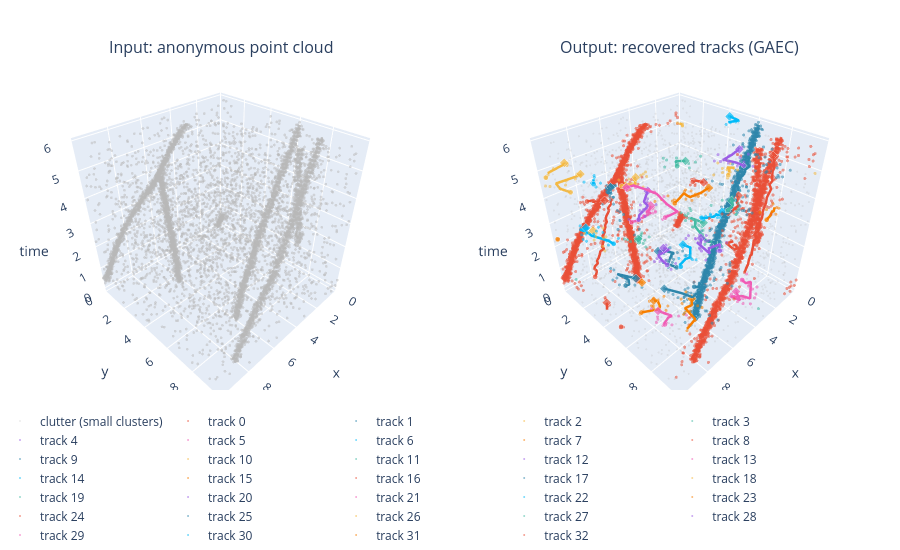

The cell this chart's notebook holds for it:
### Markdown cell above
### 3.1 Before / after — the signature result
Left: the anonymous cloud the solver received. Right: the same points colored by
predicted track, with a **solid** centroid trajectory drawn through the frames where
each cluster actually has points (no interpolation of missing frames — GAEC does
not invent positions). Circle = track start, diamond = track end.

### Code cell
before_after_panel(ds, labels_pred, min_track_size=10).show()

### Figure 1 — Plotly figure (JSON) as saved in the notebook; plotly's stock layout.template omitted (floating-point values rounded to 4 significant figures; data arrays with more than 128 entries replaced by an {"elided": "..."} marker saying what was removed)
{"data": [{"marker": {"color": "#B8B8B8", "opacity": 0.5, "size": 1.6}, "mode": "markers", "name": "detections", "scene": "scene", "showlegend": false, "type": "scatter3d", "x": {"elided": "7800 float values"}, "y": {"elided": "7800 float values"}, "z": {"elided": "7800 float values"}}, {"marker": {"color": "#B8B8B8", "opacity": 0.25, "size": 1.2}, "mode": "markers", "name": "clutter (small clusters)", "scene": "scene2", "type": "scatter3d", "x": {"elided": "2084 float values"}, "y": {"elided": "2084 float values"}, "z": {"elided": "2084 float values"}}, {"marker": {"color": "#E94F37", "opacity": 0.55, "size": 1.8}, "mode": "markers", "name": "track 0", "scene": "scene2", "type": "scatter3d", "x": {"elided": "3977 float values"}, "y": {"elided": "3977 float values"}, "z": {"elided": "3977 float values"}}, {"line": {"color": "#E94F37", "width": 5}, "mode": "lines", "scene": "scene2", "showlegend": false, "type": "scatter3d", "x": [8.07, 7.98, 7.902, 7.923, 8.033, 7.959, 7.75, 7.736, 7.585, 7.442, 7.338, 7.132, 7.21, 7.053, 6.982, 6.907, 6.977, 6.753, 6.816, 6.654, 6.657, 6.5, 6.446, 6.364, 6.271, 6.134, 6.195, 5.97, 5.923, 5.833, NaN, 5.725, 5.571, 5.448, 5.395, 5.153, 5.31, 5.178, 5.058, 4.902, 4.867, 4.749, 4.679, 4.495, 4.435, 4.331, 4.296, 4.308, 4.099, 4.025, 3.845, 3.82, 3.528, 3.499, 3.365, 3.353, 3.104, 3.088, 3.144, 2.994, 2.914], "y": [0.5228, 0.5461, 0.5301, 0.5486, 0.5108, 0.5169, 0.5608, 0.4843, 0.4879, 0.4296, 0.381, 0.5193, 0.4182, 0.359, 0.3476, 0.244, 0.277, 0.237, 0.2735, 0.2288, 0.2138, 0.2153, 0.05347, 0.0508, 0.09322, 0.06477, 0.04287, 0.04782, 0.00213, 0.003058, NaN, 9.946, 9.908, 9.902, 9.874, 9.782, 9.934, 9.849, 9.796, 9.689, 9.784, 9.632, 9.725, 9.606, 9.591, 9.603, 9.591, 9.584, 9.511, 9.514, 9.413, 9.443, 9.381, 9.239, 9.288, 9.233, 9.069, 9.117, 9.135, 8.988, 8.85], "z": [0.0, 0.09833, 0.1967, 0.295, 0.3933, 0.4917, 0.59, 0.6883, 0.7867, 0.885, 0.9833, 1.082, 1.18, 1.278, 1.377, 1.475, 1.573, 1.672, 1.77, 1.868, 1.967, 2.065, 2.163, 2.262, 2.36, 2.458, 2.557, 2.655, 2.753, 2.852, 2.95, 3.048, 3.147, 3.245, 3.343, 3.442, 3.54, 3.638, 3.737, 3.835, 3.933, 4.032, 4.13, 4.228, 4.327, 4.425, 4.523, 4.622, 4.72, 4.818, 4.917, 5.015, 5.113, 5.212, 5.31, 5.408, 5.507, 5.605, 5.703, 5.802, 5.9]}, {"marker": {"color": "#E94F37", "size": [6, 6], "symbol": ["circle", "diamond"]}, "mode": "markers", "scene": "scene2", "showlegend": false, "type": "scatter3d", "x": [8.07, 2.914], "y": [0.5228, 8.85], "z": [0, 5.9]}, {"marker": {"color": "#2E86AB", "opacity": 0.55, "size": 1.8}, "mode": "markers", "name": "track 1", "scene": "scene2", "type": "scatter3d", "x": {"elided": "1330 float values"}, "y": {"elided": "1330 float values"}, "z": {"elided": "1330 float values"}}, {"line": {"color": "#2E86AB", "width": 5}, "mode": "lines", "scene": "scene2", "showlegend": false, "type": "scatter3d", "x": [6.063, 5.961, 5.887, 5.713, 5.694, 5.592, 5.504, 5.404, 5.422, 5.337, 5.224, 5.195, 5.046, 4.973, 4.908, 4.847, 4.736, 4.648, 4.588, 4.537, 4.42, 4.268, 4.175, 4.102, 3.979, 3.967, 3.806, 3.702, 3.606, 3.496, 3.224, 3.023, 3.008, 3.099, 2.946, 2.795, 2.66, 2.51, 2.449, 2.27, 2.181, 2.128, 2.028, 1.783, 1.705, 1.513, 1.311, 1.089, 1.149, 0.9338, 0.9093, 0.8609, 0.7353, 0.5424, 0.462, 0.3549, 0.281, 0.1378, NaN, 9.974, 9.799], "y": [7.255, 7.144, 7.137, 7.172, 7.186, 7.053, 7.027, 7.029, 6.986, 7.002, 6.984, 6.963, 6.999, 6.974, 6.954, 6.988, 6.913, 6.959, 7.052, 7.084, 6.998, 6.901, 6.809, 6.74, 6.772, 6.726, 6.681, 6.702, 6.666, 6.654, 6.672, 6.675, 6.59, 6.544, 6.625, 6.56, 6.533, 6.546, 6.494, 6.507, 6.405, 6.328, 6.316, 6.362, 6.379, 6.443, 6.353, 6.465, 6.319, 6.249, 6.124, 6.205, 6.178, 6.124, 6.07, 6.069, 6.058, 6.051, NaN, 6.015, 5.979], "z": [0.0, 0.09833, 0.1967, 0.295, 0.3933, 0.4917, 0.59, 0.6883, 0.7867, 0.885, 0.9833, 1.082, 1.18, 1.278, 1.377, 1.475, 1.573, 1.672, 1.77, 1.868, 1.967, 2.065, 2.163, 2.262, 2.36, 2.458, 2.557, 2.655, 2.753, 2.852, 2.95, 3.048, 3.147, 3.245, 3.343, 3.442, 3.54, 3.638, 3.737, 3.835, 3.933, 4.032, 4.13, 4.228, 4.327, 4.425, 4.523, 4.622, 4.72, 4.818, 4.917, 5.015, 5.113, 5.212, 5.31, 5.408, 5.507, 5.605, 5.703, 5.802, 5.9]}, {"marker": {"color": "#2E86AB", "size": [6, 6], "symbol": ["circle", "diamond"]}, "mode": "markers", "scene": "scene2", "showlegend": false, "type": "scatter3d", "x": [6.063, 9.799], "y": [7.255, 5.979], "z": [0, 5.9]}, {"marker": {"color": "#F4B942", "opacity": 0.55, "size": 1.8}, "mode": "markers", "name": "track 2", "scene": "scene2", "type": "scatter3d", "x": [1.088, 0.7937, 0.08443, 9.998, 0.7202, 9.997, 9.978, 9.963, 9.768, 0.06237, 0.2063, 9.907, 0.4836, 9.811, 0.3311, 0.8083, 9.82, 9.683, 0.2189, 0.05957, 9.487], "y": [3.978, 4.802, 4.42, 5.235, 4.343, 3.686, 4.424, 5.094, 4.256, 4.94, 3.521, 3.971, 4.479, 4.965, 4.836, 4.375, 4.427, 4.981, 4.466, 4.073, 4.529], "z": [3.7, 3.7, 3.7, 3.7, 3.8, 3.8, 3.8, 3.8, 3.8, 3.9, 3.9, 3.9, 3.9, 4.0, 4.0, 4.0, 4.0, 4.0, 4.1, 4.1, 4.1]}, {"line": {"color": "#F4B942", "width": 5}, "mode": "lines", "scene": "scene2", "showlegend": false, "type": "scatter3d", "x": [0.4901, 0.08222, 0.1647, 0.08695, NaN, 9.923], "y": [4.609, 4.359, 4.228, 4.717, NaN, 4.357], "z": [3.7, 3.78, 3.86, 3.94, 4.02, 4.1]}, {"marker": {"color": "#F4B942", "size": [6, 6], "symbol": ["circle", "diamond"]}, "mode": "markers", "scene": "scene2", "showlegend": false, "type": "scatter3d", "x": [0.4901, 9.923], "y": [4.609, 4.357], "z": [3.7, 4.1]}, {"marker": {"color": "#44BBA4", "opacity": 0.55, "size": 1.8}, "mode": "markers", "name": "track 3", "scene": "scene2", "type": "scatter3d", "x": [1.501, 1.929, 0.9257, 1.748, 0.9517, 1.131, 2.408, 0.8158, 1.284, 1.762, 1.552, 9.996, 1.352, 1.277, 0.5877, 1.492, 1.908, 1.716, 0.4319, 1.231], "y": [4.743, 4.401, 1.07, 3.867, 1.466, 3.248, 4.66, 1.661, 2.821, 2.977, 3.717, 1.857, 2.263, 1.948, 1.698, 3.281, 3.16, 2.293, 1.448, 3.453], "z": [0.9, 1.0, 1.1, 1.1, 1.1, 1.1, 1.1, 1.2, 1.2, 1.2, 1.2, 1.2, 1.3, 1.3, 1.3, 1.3, 1.3, 1.3, 1.3, 1.4]}, {"line": {"color": "#44BBA4", "width": 5}, "mode": "lines", "scene": "scene2", "showlegend": false, "type": "scatter3d", "x": [1.501, 1.929, 1.423, 1.094, 1.257, 1.231], "y": [4.743, 4.401, 2.892, 2.604, 2.292, 3.453], "z": [0.9, 1.0, 1.1, 1.2, 1.3, 1.4]}, {"marker": {"color": "#44BBA4", "size": [6, 6], "symbol": ["circle", "diamond"]}, "mode": "markers", "scene": "scene2", "showlegend": false, "type": "scatter3d", "x": [1.501, 1.231], "y": [4.743, 3.453], "z": [0.9, 1.4]}, {"marker": {"color": "#9B5DE5", "opacity": 0.55, "size": 1.8}, "mode": "markers", "name": "track 4", "scene": "scene2", "type": "scatter3d", "x": [4.863, 4.664, 4.878, 4.146, 5.311, 5.244, 6.239, 6.042, 5.849, 5.326, 5.514, 6.016, 5.09, 5.74, 6.12, 6.075, 5.504, 5.826, 5.464], "y": [7.594, 7.762, 7.311, 7.607, 7.409, 7.604, 8.028, 7.562, 6.305, 7.169, 6.647, 8.04, 7.008, 6.378, 7.52, 7.445, 7.487, 6.968, 6.875], "z": [2.7, 2.7, 2.8, 2.8, 2.9, 3.0, 3.0, 3.1, 3.1, 3.1, 3.1, 3.2, 3.2, 3.2, 3.2, 3.2, 3.3, 3.3, 3.3]}, {"line": {"color": "#9B5DE5", "width": 5}, "mode": "lines", "scene": "scene2", "showlegend": false, "type": "scatter3d", "x": [4.763, 4.512, 5.311, 5.741, 5.683, 5.812, 5.598], "y": [7.678, 7.459, 7.409, 7.816, 6.921, 7.282, 7.109], "z": [2.7, 2.8, 2.9, 3.0, 3.1, 3.2, 3.3]}, {"marker": {"color": "#9B5DE5", "size": [6, 6], "symbol": ["circle", "diamond"]}, "mode": "markers", "scene": "scene2", "showlegend": false, "type": "scatter3d", "x": [4.763, 5.598], "y": [7.678, 7.109], "z": [2.7, 3.3]}, {"marker": {"color": "#F15BB5", "opacity": 0.55, "size": 1.8}, "mode": "markers", "name": "track 5", "scene": "scene2", "type": "scatter3d", "x": [2.465, 2.592, 2.767, 2.802, 2.619, 2.149, 3.077, 4.08, 3.569, 4.345, 3.409, 4.36, 4.068, 4.358, 4.667, 4.653, 4.473, 4.839, 4.439], "y": [7.751, 7.915, 8.414, 8.474, 8.9, 7.809, 8.906, 9.505, 9.406, 9.216, 9.356, 8.411, 9.131, 8.895, 8.551, 8.629, 9.232, 9.174, 8.727], "z": [0.5, 0.6, 0.6, 0.7, 0.7, 0.7, 0.8, 0.8, 0.8, 0.8, 0.9, 0.9, 0.9, 0.9, 1.0, 1.0, 1.1, 1.1, 1.2]}, {"line": {"color": "#F15BB5", "width": 5}, "mode": "lines", "scene": "scene2", "showlegend": false, "type": "scatter3d", "x": [2.465, 2.68, 2.524, 3.77, 4.052, 4.66, 4.656, 4.439], "y": [7.751, 8.164, 8.396, 9.259, 8.95, 8.59, 9.203, 8.727], "z": [0.5, 0.6, 0.7, 0.8, 0.9, 1.0, 1.1, 1.2]}, {"marker": {"color": "#F15BB5", "size": [6, 6], "symbol": ["circle", "diamond"]}, "mode": "markers", "scene": "scene2", "showlegend": false, "type": "scatter3d", "x": [2.465, 4.439], "y": [7.751, 8.727], "z": [0.5, 1.2]}, {"marker": {"color": "#00BBF9", "opacity": 0.55, "size": 1.8}, "mode": "markers", "name": "track 6", "scene": "scene2", "type": "scatter3d", "x": [8.6, 8.962, 9.008, 8.274, 8.728, 8.744, 8.813, 9.523, 9.661, 8.648, 9.05, 9.793, 8.65, 9.439, 9.54, 9.154, 9.464, 9.475], "y": [3.879, 3.956, 2.806, 3.874, 3.672, 3.972, 3.624, 2.488, 3.115, 3.086, 2.862, 3.061, 2.746, 2.791, 2.473, 3.343, 2.387, 2.933], "z": [3.0, 3.1, 3.1, 3.1, 3.1, 3.1, 3.1, 3.2, 3.2, 3.2, 3.2, 3.3, 3.3, 3.3, 3.4, 3.5, 3.5, 3.6]}, {"line": {"color": "#00BBF9", "width": 5}, "mode": "lines", "scene": "scene2", "showlegend": false, "type": "scatter3d", "x": [8.6, 8.756, 9.222, 9.297, 9.54, 9.309, 9.475], "y": [3.879, 3.657, 2.888, 2.866, 2.473, 2.865, 2.933], "z": [3.0, 3.1, 3.2, 3.3, 3.4, 3.5, 3.6]}, {"marker": {"color": "#00BBF9", "size": [6, 6], "symbol": ["circle", "diamond"]}, "mode": "markers", "scene": "scene2", "showlegend": false, "type": "scatter3d", "x": [8.6, 9.475], "y": [3.879, 2.933], "z": [3, 3.6]}, {"marker": {"color": "#F77F00", "opacity": 0.55, "size": 1.8}, "mode": "markers", "name": "track 7", "scene": "scene2", "type": "scatter3d", "x": [6.193, 6.921, 6.302, 4.764, 6.17, 5.74, 5.19, 6.757, 5.313, 5.266, 6.491, 5.599, 5.653, 5.985, 5.514, 6.019, 5.621, 5.205], "y": [5.864, 5.266, 5.829, 6.556, 5.818, 6.166, 5.998, 5.572, 5.72, 6.346, 5.717, 6.646, 5.99, 6.793, 6.763, 6.719, 6.993, 7.12], "z": [4.4, 4.5, 4.5, 4.5, 4.5, 4.5, 4.6, 4.6, 4.6, 4.6, 4.7, 4.7, 4.7, 4.7, 4.7, 4.8, 4.9, 5.0]}, {"line": {"color": "#F77F00", "width": 5}, "mode": "lines", "scene": "scene2", "showlegend": false, "type": "scatter3d", "x": [6.193, 5.992, 5.61, 5.846, 6.019, 5.621, 5.205], "y": [5.864, 5.927, 5.908, 6.384, 6.719, 6.993, 7.12], "z": [4.4, 4.5, 4.6, 4.7, 4.8, 4.9, 5.0]}, {"marker": {"color": "#F77F00", "size": [6, 6], "symbol": ["circle", "diamond"]}, "mode": "markers", "scene": "scene2", "showlegend": false, "type": "scatter3d", "x": [6.193, 5.205], "y": [5.864, 7.12], "z": [4.4, 5]}, {"marker": {"color": "#E94F37", "opacity": 0.55, "size": 1.8}, "mode": "markers", "name": "track 8", "scene": "scene2", "type": "scatter3d", "x": [9.642, 0.03735, 0.2316, 0.6247, 0.8207, 0.6753, 0.552, 9.946, 0.4081, 0.4193, 9.601, 9.447, 0.1546, 0.2125, 0.1488, 9.569, 9.798], "y": [5.227, 5.169, 5.731, 5.585, 5.87, 5.053, 5.722, 5.908, 4.445, 5.221, 4.331, 3.704, 4.226, 5.009, 5.392, 3.953, 4.455], "z": [0.3, 0.4, 0.5, 0.6, 0.6, 0.7, 0.8, 0.8, 0.8, 0.8, 0.9, 0.9, 0.9, 0.9, 0.9, 1.0, 1.0]}, {"line": {"color": "#E94F37", "width": 5}, "mode": "lines", "scene": "scene2", "showlegend": false, "type": "scatter3d", "x": [9.642, NaN, 0.03735, 0.2316, 0.7227, 0.6753, 0.3321, NaN, 9.914, 9.684], "y": [5.227, NaN, 5.169, 5.731, 5.728, 5.053, 5.331, NaN, 4.53, 4.204], "z": [0.3, 0.3778, 0.4556, 0.5333, 0.6111, 0.6889, 0.7667, 0.8444, 0.9222, 1.0]}, {"marker": {"color": "#E94F37", "size": [6, 6], "symbol": ["circle", "diamond"]}, "mode": "markers", "scene": "scene2", "showlegend": false, "type": "scatter3d", "x": [9.642, 9.684], "y": [5.227, 4.204], "z": [0.3, 1]}, {"marker": {"color": "#2E86AB", "opacity": 0.55, "size": 1.8}, "mode": "markers", "name": "track 9", "scene": "scene2", "type": "scatter3d", "x": [4.18, 4.168, 4.586, 4.676, 3.193, 3.968, 3.362, 4.421, 4.077, 3.169, 4.164, 3.686, 3.82, 3.664, 4.256, 4.204, 4.701], "y": [3.925, 3.52, 3.103, 3.677, 3.792, 3.259, 2.487, 3.24, 2.623, 3.453, 3.629, 2.628, 3.126, 3.466, 2.74, 2.96, 2.787], "z": [0.3, 0.4, 0.4, 0.4, 0.5, 0.5, 0.5, 0.5, 0.5, 0.6, 0.6, 0.6, 0.6, 0.7, 0.7, 0.8, 0.9]}, {"line": {"color": "#2E86AB", "width": 5}, "mode": "lines", "scene": "scene2", "showlegend": false, "type": "scatter3d", "x": [4.18, 4.477, 3.805, 3.711, 3.96, 4.204, 4.701], "y": [3.925, 3.434, 3.079, 3.211, 3.103, 2.96, 2.787], "z": [0.3, 0.4, 0.5, 0.6, 0.7, 0.8, 0.9]}, {"marker": {"color": "#2E86AB", "size": [6, 6], "symbol": ["circle", "diamond"]}, "mode": "markers", "scene": "scene2", "showlegend": false, "type": "scatter3d", "x": [4.18, 4.701], "y": [3.925, 2.787], "z": [0.3, 0.9]}, {"marker": {"color": "#F4B942", "opacity": 0.55, "size": 1.8}, "mode": "markers", "name": "track 10", "scene": "scene2", "type": "scatter3d", "x": [7.628, 7.49, 7.724, 7.305, 7.64, 7.817, 6.433, 6.837, 7.643, 7.724, 7.978, 8.202, 7.087, 7.191], "y": [3.686, 3.975, 4.151, 4.919, 4.538, 4.571, 4.103, 4.416, 4.339, 4.9, 4.489, 4.312, 4.955, 4.662], "z": [4.8, 4.9, 5.0, 5.0, 5.1, 5.1, 5.1, 5.2, 5.2, 5.2, 5.2, 5.3, 5.3, 5.3]}, {"line": {"color": "#F4B942", "width": 5}, "mode": "lines", "scene": "scene2", "showlegend": false, "type": "scatter3d", "x": [7.628, 7.49, 7.515, 7.307, 7.55, 7.487], "y": [3.686, 3.975, 4.535, 4.405, 4.535, 4.643], "z": [4.8, 4.9, 5.0, 5.1, 5.2, 5.3]}, {"marker": {"color": "#F4B942", "size": [6, 6], "symbol": ["circle", "diamond"]}, "mode": "markers", "scene": "scene2", "showlegend": false, "type": "scatter3d", "x": [7.628, 7.487], "y": [3.686, 4.643], "z": [4.8, 5.3]}, {"marker": {"color": "#44BBA4", "opacity": 0.55, "size": 1.8}, "mode": "markers", "name": "track 11", "scene": "scene2", "type": "scatter3d", "x": [4.432, 3.792, 4.153, 4.921, 3.739, 4.031, 4.706, 3.825, 5.051, 5.277, 4.335, 4.698, 5.029, 4.464], "y": [0.5546, 9.87, 0.8544, 0.3051, 0.07088, 0.3565, 1.623, 0.9466, 0.1637, 0.1273, 0.6554, 1.359, 0.9689, 0.8618], "z": [0.5, 0.6, 0.6, 0.6, 0.6, 0.7, 0.7, 0.7, 0.7, 0.8, 0.8, 0.8, 0.9, 0.9]}, {"line": {"color": "#44BBA4", "width": 5}, "mode": "lines", "scene": "scene2", "showlegend": false, "type": "scatter3d", "x": [4.432, 4.145, 4.403, 4.769, 4.747], "y": [0.5546, 0.2732, 0.767, 0.7126, 0.9154], "z": [0.5, 0.6, 0.7, 0.8, 0.9]}, {"marker": {"color": "#44BBA4", "size": [6, 6], "symbol": ["circle", "diamond"]}, "mode": "markers", "scene": "scene2", "showlegend": false, "type": "scatter3d", "x": [4.432, 4.747], "y": [0.5546, 0.9154], "z": [0.5, 0.9]}, {"marker": {"color": "#9B5DE5", "opacity": 0.55, "size": 1.8}, "mode": "markers", "name": "track 12", "scene": "scene2", "type": "scatter3d", "x": [2.253, 2.784, 2.517, 3.113, 2.466, 3.503, 3.678, 2.48, 3.535, 3.235, 2.43, 3.523, 2.31, 2.838], "y": [7.436, 6.861, 6.856, 6.537, 7.005, 6.348, 6.098, 6.75, 6.535, 6.648, 7.194, 6.186, 6.679, 6.791], "z": [5.1, 5.1, 5.1, 5.2, 5.2, 5.3, 5.3, 5.3, 5.4, 5.5, 5.5, 5.5, 5.6, 5.6]}, {"line": {"color": "#9B5DE5", "width": 5}, "mode": "lines", "scene": "scene2", "showlegend": false, "type": "scatter3d", "x": [2.518, 2.79, 3.227, 3.535, 3.066, 2.574], "y": [7.05, 6.771, 6.398, 6.535, 6.676, 6.735], "z": [5.1, 5.2, 5.3, 5.4, 5.5, 5.6]}, {"marker": {"color": "#9B5DE5", "size": [6, 6], "symbol": ["circle", "diamond"]}, "mode": "markers", "scene": "scene2", "showlegend": false, "type": "scatter3d", "x": [2.518, 2.574], "y": [7.05, 6.735], "z": [5.1, 5.6]}, {"marker": {"color": "#F15BB5", "opacity": 0.55, "size": 1.8}, "mode": "markers", "name": "track 13", "scene": "scene2", "type": "scatter3d", "x": [4.655, 4.459, 3.099, 3.284, 3.0, 3.511, 3.945, 3.316, 4.053, 3.327, 3.665, 3.192, 3.285], "y": [0.2461, 0.5654, 0.8404, 0.7977, 0.7316, 0.4871, 0.6969, 0.4383, 0.7783, 0.7734, 0.713, 0.2617, 0.8816], "z": [1.5, 1.6, 1.7, 1.7, 1.7, 1.7, 1.7, 1.8, 1.8, 1.9, 1.9, 2.0, 2.0]}, {"line": {"color": "#F15BB5", "width": 5}, "mode": "lines", "scene": "scene2", "showlegend": false, "type": "scatter3d", "x": [4.655, 4.459, 3.366, 3.684, 3.496, 3.238], "y": [0.2461, 0.5654, 0.7108, 0.6083, 0.7432, 0.5716], "z": [1.5, 1.6, 1.7, 1.8, 1.9, 2.0]}, {"marker": {"color": "#F15BB5", "size": [6, 6], "symbol": ["circle", "diamond"]}, "mode": "markers", "scene": "scene2", "showlegend": false, "type": "scatter3d", "x": [4.655, 3.238], "y": [0.2461, 0.5716], "z": [1.5, 2]}, {"marker": {"color": "#00BBF9", "opacity": 0.55, "size": 1.8}, "mode": "markers", "name": "track 14", "scene": "scene2", "type": "scatter3d", "x": [1.594, 1.885, 1.464, 1.234, 1.364, 0.7646, 1.52, 1.26, 1.62, 0.959, 1.663, 1.608, 1.03], "y": [3.584, 4.005, 3.82, 4.602, 4.139, 4.42, 4.503, 4.867, 4.323, 5.144, 5.182, 5.05, 4.86], "z": [1.8, 1.9, 1.9, 2.0, 2.0, 2.1, 2.1, 2.2, 2.2, 2.3, 2.3, 2.4, 2.4]}, {"line": {"color": "#00BBF9", "width": 5}, "mode": "lines", "scene": "scene2", "showlegend": false, "type": "scatter3d", "x": [1.594, 1.675, 1.299, 1.142, 1.44, 1.311, 1.319], "y": [3.584, 3.913, 4.371, 4.461, 4.595, 5.163, 4.955], "z": [1.8, 1.9, 2.0, 2.1, 2.2, 2.3, 2.4]}, {"marker": {"color": "#00BBF9", "size": [6, 6], "symbol": ["circle", "diamond"]}, "mode": "markers", "scene": "scene2", "showlegend": false, "type": "scatter3d", "x": [1.594, 1.319], "y": [3.584, 4.955], "z": [1.8, 2.4]}, {"marker": {"color": "#F77F00", "opacity": 0.55, "size": 1.8}, "mode": "markers", "name": "track 15", "scene": "scene2", "type": "scatter3d", "x": [8.081, 7.812, 6.94, 7.329, 7.308, 7.421, 7.258, 6.844, 6.585, 7.578, 7.121, 7.531], "y": [4.888, 4.855, 5.855, 5.2, 5.661, 5.313, 5.632, 5.907, 5.315, 5.36, 5.418, 5.13], "z": [0.0, 0.0, 0.1, 0.1, 0.2, 0.3, 0.3, 0.3, 0.4, 0.4, 0.5, 0.5]}, {"line": {"color": "#F77F00", "width": 5}, "mode": "lines", "scene": "scene2", "showlegend": false, "type": "scatter3d", "x": [7.947, 7.134, 7.308, 7.175, 7.082, 7.326], "y": [4.872, 5.528, 5.661, 5.617, 5.337, 5.274], "z": [0.0, 0.1, 0.2, 0.3, 0.4, 0.5]}, {"marker": {"color": "#F77F00", "size": [6, 6], "symbol": ["circle", "diamond"]}, "mode": "markers", "scene": "scene2", "showlegend": false, "type": "scatter3d", "x": [7.947, 7.326], "y": [4.872, 5.274], "z": [0, 0.5]}, {"marker": {"color": "#E94F37", "opacity": 0.55, "size": 1.8}, "mode": "markers", "name": "track 16", "scene": "scene2", "type": "scatter3d", "x": [1.264, 1.887, 1.586, 1.078, 1.205, 0.3914, 1.723, 0.6175, 0.8797, 0.4017, 0.8238, 9.965], "y": [5.836, 5.431, 5.722, 5.85, 5.92, 5.674, 5.769, 5.885, 5.743, 5.49, 5.377, 5.45], "z": [2.6, 2.6, 2.7, 2.7, 2.8, 2.8, 2.9, 2.9, 2.9, 2.9, 3.0, 3.0]}, {"line": {"color": "#E94F37", "width": 5}, "mode": "lines", "scene": "scene2", "showlegend": false, "type": "scatter3d", "x": [1.576, 1.332, 0.7983, 0.8988, 0.3942], "y": [5.633, 5.786, 5.797, 5.722, 5.413], "z": [2.6, 2.7, 2.8, 2.9, 3.0]}, {"marker": {"color": "#E94F37", "size": [6, 6], "symbol": ["circle", "diamond"]}, "mode": "markers", "scene": "scene2", "showlegend": false, "type": "scatter3d", "x": [1.576, 0.3942], "y": [5.633, 5.413], "z": [2.6, 3]}, {"marker": {"color": "#2E86AB", "opacity": 0.55, "size": 1.8}, "mode": "markers", "name": "track 17", "scene": "scene2", "type": "scatter3d", "x": [8.156, 7.709, 8.467, 8.025, 8.325, 7.967, 7.523, 8.176, 7.824, 8.13, 8.671, 7.798], "y": [3.899, 4.786, 3.755, 3.838, 3.36, 4.505, 3.911, 2.628, 4.118, 2.858, 3.477, 4.416], "z": [1.0, 1.1, 1.1, 1.1, 1.2, 1.2, 1.2, 1.3, 1.3, 1.3, 1.3, 1.4]}, {"line": {"color": "#2E86AB", "width": 5}, "mode": "lines", "scene": "scene2", "showlegend": false, "type": "scatter3d", "x": [8.156, 8.066, 7.939, 8.2, 7.798], "y": [3.899, 4.122, 3.925, 3.266, 4.416], "z": [1.0, 1.1, 1.2, 1.3, 1.4]}, {"marker": {"color": "#2E86AB", "size": [6, 6], "symbol": ["circle", "diamond"]}, "mode": "markers", "scene": "scene2", "showlegend": false, "type": "scatter3d", "x": [8.156, 7.798], "y": [3.899, 4.416], "z": [1, 1.4]}, {"marker": {"color": "#F4B942", "opacity": 0.55, "size": 1.8}, "mode": "markers", "name": "track 18", "scene": "scene2", "type": "scatter3d", "x": [9.636, 0.01444, 0.07758, 0.3581, 0.1606, 0.1942, 9.806, 8.643, 8.759, 9.417, 8.858], "y": [0.03846, 0.2668, 0.3466, 0.6321, 9.742, 0.01051, 0.7292, 0.6587, 0.8111, 0.6242, 0.7583], "z": [4.7, 4.8, 4.9, 4.9, 4.9, 4.9, 5.0, 5.1, 5.1, 5.1, 5.2]}, {"line": {"color": "#F4B942", "width": 5}, "mode": "lines", "scene": "scene2", "showlegend": false, "type": "scatter3d", "x": [9.636, NaN, 0.01444, 0.1976, NaN, 9.806, 8.938, 8.858], "y": [0.03846, NaN, 0.2668, 0.1828, NaN, 0.7292, 0.698, 0.7583], "z": [4.7, 4.771, 4.843, 4.914, 4.986, 5.057, 5.129, 5.2]}, {"marker": {"color": "#F4B942", "size": [6, 6], "symbol": ["circle", "diamond"]}, "mode": "markers", "scene": "scene2", "showlegend": false, "type": "scatter3d", "x": [9.636, 8.858], "y": [0.03846, 0.7583], "z": [4.7, 5.2]}, {"marker": {"color": "#44BBA4", "opacity": 0.55, "size": 1.8}, "mode": "markers", "name": "track 19", "scene": "scene2", "type": "scatter3d", "x": [4.851, 5.645, 4.91, 4.427, 5.24, 5.271, 5.205, 4.002, 5.573, 4.991, 5.004], "y": [5.526, 4.623, 4.759, 5.529, 4.093, 4.364, 5.101, 5.481, 5.334, 4.777, 5.623], "z": [5.2, 5.2, 5.2, 5.3, 5.3, 5.3, 5.3, 5.4, 5.4, 5.4, 5.4]}, {"line": {"color": "#44BBA4", "width": 5}, "mode": "lines", "scene": "scene2", "showlegend": false, "type": "scatter3d", "x": [5.133, 5.039, 4.899], "y": [4.966, 4.77, 5.306], "z": [5.2, 5.3, 5.4]}, {"marker": {"color": "#44BBA4", "size": [6, 6], "symbol": ["circle", "diamond"]}, "mode": "markers", "scene": "scene2", "showlegend": false, "type": "scatter3d", "x": [5.133, 4.899], "y": [4.966, 5.306], "z": [5.2, 5.4]}, {"marker": {"color": "#9B5DE5", "opacity": 0.55, "size": 1.8}, "mode": "markers", "name": "track 20", "scene": "scene2", "type": "scatter3d", "x": [7.46, 6.832, 7.184, 7.934, 6.821, 7.337, 6.423, 6.563, 7.152, 6.521, 6.168], "y": [4.603, 4.27, 4.793, 4.438, 4.467, 4.597, 4.76, 4.251, 4.428, 4.242, 3.859], "z": [3.8, 3.9, 3.9, 3.9, 4.0, 4.1, 4.1, 4.1, 4.2, 4.2, 4.3]}, {"line": {"color": "#9B5DE5", "width": 5}, "mode": "lines", "scene": "scene2", "showlegend": false, "type": "scatter3d", "x": [7.46, 7.314, 6.821, 6.772, 6.837, 6.168], "y": [4.603, 4.5, 4.467, 4.536, 4.335, 3.859], "z": [3.8, 3.9, 4.0, 4.1, 4.2, 4.3]}, {"marker": {"color": "#9B5DE5", "size": [6, 6], "symbol": ["circle", "diamond"]}, "mode": "markers", "scene": "scene2", "showlegend": false, "type": "scatter3d", "x": [7.46, 6.168], "y": [4.603, 3.859], "z": [3.8, 4.3]}, {"marker": {"color": "#F15BB5", "opacity": 0.55, "size": 1.8}, "mode": "markers", "name": "track 21", "scene": "scene2", "type": "scatter3d", "x": [8.631, 8.941, 8.325, 8.407, 8.274, 8.395, 8.497, 8.794, 8.469, 8.912, 9.375], "y": [7.97, 8.012, 8.21, 7.676, 7.395, 6.691, 6.733, 6.253, 7.054, 6.293, 6.426], "z": [5.3, 5.3, 5.4, 5.5, 5.6, 5.6, 5.7, 5.7, 5.7, 5.8, 5.9]}, {"line": {"color": "#F15BB5", "width": 5}, "mode": "lines", "scene": "scene2", "showlegend": false, "type": "scatter3d", "x": [8.786, 8.325, 8.407, 8.334, 8.586, 8.912, 9.375], "y": [7.991, 8.21, 7.676, 7.043, 6.681, 6.293, 6.426], "z": [5.3, 5.4, 5.5, 5.6, 5.7, 5.8, 5.9]}, {"marker": {"color": "#F15BB5", "size": [6, 6], "symbol": ["circle", "diamond"]}, "mode": "markers", "scene": "scene2", "showlegend": false, "type": "scatter3d", "x": [8.786, 9.375], "y": [7.991, 6.426], "z": [5.3, 5.9]}, {"marker": {"color": "#00BBF9", "opacity": 0.55, "size": 1.8}, "mode": "markers", "name": "track 22", "scene": "scene2", "type": "scatter3d", "x": [9.442, 9.569, 9.115, 9.062, 9.537, 9.154, 0.4823, 0.1305, 0.1464, 0.2503, 0.4106], "y": [4.341, 3.621, 4.21, 3.698, 4.182, 3.842, 4.173, 4.179, 4.576, 4.833, 4.318], "z": [5.4, 5.4, 5.4, 5.5, 5.5, 5.5, 5.6, 5.6, 5.7, 5.8, 5.9]}, {"line": {"color": "#00BBF9", "width": 5}, "mode": "lines", "scene": "scene2", "showlegend": false, "type": "scatter3d", "x": [9.376, 9.25, NaN, 0.3064, 0.1464, 0.2503, 0.4106], "y": [4.058, 3.907, NaN, 4.176, 4.576, 4.833, 4.318], "z": [5.4, 5.483, 5.567, 5.65, 5.733, 5.817, 5.9]}, {"marker": {"color": "#00BBF9", "size": [6, 6], "symbol": ["circle", "diamond"]}, "mode": "markers", "scene": "scene2", "showlegend": false, "type": "scatter3d", "x": [9.376, 0.4106], "y": [4.058, 4.318], "z": [5.4, 5.9]}, {"marker": {"color": "#F77F00", "opacity": 0.55, "size": 1.8}, "mode": "markers", "name": "track 23", "scene": "scene2", "type": "scatter3d", "x": [9.86, 9.465, 8.925, 9.133, 9.013, 8.577, 8.808, 8.406, 8.839, 8.341, 8.578], "y": [0.321, 9.911, 9.87, 9.383, 9.351, 8.683, 9.447, 9.768, 9.001, 8.737, 9.67], "z": [2.4, 2.5, 2.6, 2.7, 2.7, 2.7, 2.7, 2.8, 2.8, 2.9, 2.9]}, {"line": {"color": "#F77F00", "width": 5}, "mode": "lines", "scene": "scene2", "showlegend": false, "type": "scatter3d", "x": [9.86, NaN, 9.465, 8.925, 8.883, 8.623, 8.459], "y": [0.321, NaN, 9.911, 9.87, 9.218, 9.384, 9.204], "z": [2.4, 2.483, 2.567, 2.65, 2.733, 2.817, 2.9]}, {"marker": {"color": "#F77F00", "size": [6, 6], "symbol": ["circle", "diamond"]}, "mode": "markers", "scene": "scene2", "showlegend": false, "type": "scatter3d", "x": [9.86, 8.459], "y": [0.321, 9.204], "z": [2.4, 2.9]}, {"marker": {"color": "#E94F37", "opacity": 0.55, "size": 1.8}, "mode": "markers", "name": "track 24", "scene": "scene2", "type": "scatter3d", "x": [8.347, 7.696, 8.41, 8.066, 7.344, 7.687, 8.484, 7.623, 8.13, 7.387], "y": [0.7454, 1.07, 1.283, 0.6119, 1.855, 1.999, 1.279, 2.42, 1.712, 2.373], "z": [3.6, 3.6, 3.7, 3.7, 3.7, 3.8, 3.8, 3.9, 3.9, 3.9]}, {"line": {"color": "#E94F37", "width": 5}, "mode": "lines", "scene": "scene2", "showlegend": false, "type": "scatter3d", "x": [8.021, 7.942, 8.086, 7.712], "y": [0.9075, 1.251, 1.639, 2.17], "z": [3.6, 3.7, 3.8, 3.9]}, {"marker": {"color": "#E94F37", "size": [6, 6], "symbol": ["circle", "diamond"]}, "mode": "markers", "scene": "scene2", "showlegend": false, "type": "scatter3d", "x": [8.021, 7.712], "y": [0.9075, 2.17], "z": [3.6, 3.9]}, {"marker": {"color": "#2E86AB", "opacity": 0.55, "size": 1.8}, "mode": "markers", "name": "track 25", "scene": "scene2", "type": "scatter3d", "x": [7.847, 7.622, 8.177, 9.018, 8.459, 9.179, 9.229, 8.547, 8.948, 9.316], "y": [8.777, 9.252, 9.462, 9.296, 8.977, 8.791, 8.554, 9.424, 9.234, 8.397], "z": [2.9, 3.0, 3.1, 3.1, 3.2, 3.2, 3.2, 3.2, 3.2, 3.3]}, {"line": {"color": "#2E86AB", "width": 5}, "mode": "lines", "scene": "scene2", "showlegend": false, "type": "scatter3d", "x": [7.847, 7.622, 8.598, 8.873, 9.316], "y": [8.777, 9.252, 9.379, 8.996, 8.397], "z": [2.9, 3.0, 3.1, 3.2, 3.3]}, {"marker": {"color": "#2E86AB", "size": [6, 6], "symbol": ["circle", "diamond"]}, "mode": "markers", "scene": "scene2", "showlegend": false, "type": "scatter3d", "x": [7.847, 9.316], "y": [8.777, 8.397], "z": [2.9, 3.3]}, {"marker": {"color": "#F4B942", "opacity": 0.55, "size": 1.8}, "mode": "markers", "name": "track 26", "scene": "scene2", "type": "scatter3d", "x": [8.905, 9.218, 8.948, 9.592, 8.827, 9.846, 8.519, 8.161, 8.11, 8.182], "y": [0.932, 0.4994, 0.6291, 0.1939, 0.5463, 0.2593, 0.9595, 0.5815, 0.7973, 0.9519], "z": [4.2, 4.3, 4.4, 4.4, 4.5, 4.5, 4.6, 4.6, 4.6, 4.7]}, {"line": {"color": "#F4B942", "width": 5}, "mode": "lines", "scene": "scene2", "showlegend": false, "type": "scatter3d", "x": [8.905, 9.218, 9.27, 9.337, 8.263, 8.182], "y": [0.932, 0.4994, 0.4115, 0.4028, 0.7795, 0.9519], "z": [4.2, 4.3, 4.4, 4.5, 4.6, 4.7]}, {"marker": {"color": "#F4B942", "size": [6, 6], "symbol": ["circle", "diamond"]}, "mode": "markers", "scene": "scene2", "showlegend": false, "type": "scatter3d", "x": [8.905, 8.182], "y": [0.932, 0.9519], "z": [4.2, 4.7]}, {"marker": {"color": "#44BBA4", "opacity": 0.55, "size": 1.8}, "mode": "markers", "name": "track 27", "scene": "scene2", "type": "scatter3d", "x": [6.067, 5.649, 5.88, 6.04, 5.312, 5.604, 6.206, 5.856, 5.271, 5.765], "y": [8.035, 9.115, 9.247, 9.401, 8.918, 8.264, 9.082, 9.343, 8.541, 8.866], "z": [4.9, 4.9, 4.9, 5.0, 5.0, 5.0, 5.1, 5.1, 5.1, 5.2]}, {"line": {"color": "#44BBA4", "width": 5}, "mode": "lines", "scene": "scene2", "showlegend": false, "type": "scatter3d", "x": [5.865, 5.651, 5.779, 5.765], "y": [8.806, 8.862, 8.99, 8.866], "z": [4.9, 5.0, 5.1, 5.2]}, {"marker": {"color": "#44BBA4", "size": [6, 6], "symbol": ["circle", "diamond"]}, "mode": "markers", "scene": "scene2", "showlegend": false, "type": "scatter3d", "x": [5.865, 5.765], "y": [8.806, 8.866], "z": [4.9, 5.2]}, {"marker": {"color": "#9B5DE5", "opacity": 0.55, "size": 1.8}, "mode": "markers", "name": "track 28", "scene": "scene2", "type": "scatter3d", "x": [6.67, 7.345, 7.15, 7.259, 7.022, 6.903, 7.338, 6.557, 7.048, 6.529], "y": [6.395, 5.513, 6.547, 5.841, 6.006, 5.41, 5.727, 5.781, 5.69, 5.54], "z": [2.4, 2.4, 2.4, 2.5, 2.5, 2.6, 2.6, 2.7, 2.8, 2.8]}, {"line": {"color": "#9B5DE5", "width": 5}, "mode": "lines", "scene": "scene2", "showlegend": false, "type": "scatter3d", "x": [7.056, 7.141, 7.121, 6.557, 6.789], "y": [6.156, 5.924, 5.569, 5.781, 5.615], "z": [2.4, 2.5, 2.6, 2.7, 2.8]}, {"marker": {"color": "#9B5DE5", "size": [6, 6], "symbol": ["circle", "diamond"]}, "mode": "markers", "scene": "scene2", "showlegend": false, "type": "scatter3d", "x": [7.056, 6.789], "y": [6.156, 5.615], "z": [2.4, 2.8]}, {"marker": {"color": "#F15BB5", "opacity": 0.55, "size": 1.8}, "mode": "markers", "name": "track 29", "scene": "scene2", "type": "scatter3d", "x": [8.303, 8.544, 8.284, 8.735, 8.634, 7.741, 7.518, 8.627, 8.306, 8.57], "y": [7.383, 7.368, 7.744, 7.084, 7.084, 7.678, 8.012, 7.062, 7.259, 6.557], "z": [0.9, 0.9, 1.0, 1.0, 1.1, 1.1, 1.2, 1.2, 1.3, 1.3]}, {"line": {"color": "#F15BB5", "width": 5}, "mode": "lines", "scene": "scene2", "showlegend": false, "type": "scatter3d", "x": [8.423, 8.51, 8.187, 8.072, 8.438], "y": [7.376, 7.414, 7.381, 7.537, 6.908], "z": [0.9, 1.0, 1.1, 1.2, 1.3]}, {"marker": {"color": "#F15BB5", "size": [6, 6], "symbol": ["circle", "diamond"]}, "mode": "markers", "scene": "scene2", "showlegend": false, "type": "scatter3d", "x": [8.423, 8.438], "y": [7.376, 6.908], "z": [0.9, 1.3]}, {"marker": {"color": "#00BBF9", "opacity": 0.55, "size": 1.8}, "mode": "markers", "name": "track 30", "scene": "scene2", "type": "scatter3d", "x": [4.596, 4.614, 4.394, 3.901, 3.89, 4.01, 4.097, 3.888, 3.444, 3.696], "y": [4.702, 4.676, 4.331, 4.998, 4.712, 4.983, 4.564, 5.299, 4.384, 3.975], "z": [0.8, 0.9, 1.0, 1.0, 1.1, 1.1, 1.1, 1.1, 1.2, 1.3]}, {"line": {"color": "#00BBF9", "width": 5}, "mode": "lines", "scene": "scene2", "showlegend": false, "type": "scatter3d", "x": [4.596, 4.614, 4.147, 3.971, 3.444, 3.696], "y": [4.702, 4.676, 4.665, 4.889, 4.384, 3.975], "z": [0.8, 0.9, 1.0, 1.1, 1.2, 1.3]}, {"marker": {"color": "#00BBF9", "size": [6, 6], "symbol": ["circle", "diamond"]}, "mode": "markers", "scene": "scene2", "showlegend": false, "type": "scatter3d", "x": [4.596, 3.696], "y": [4.702, 3.975], "z": [0.8, 1.3]}, {"marker": {"color": "#F77F00", "opacity": 0.55, "size": 1.8}, "mode": "markers", "name": "track 31", "scene": "scene2", "type": "scatter3d", "x": [1.125, 0.8237, 9.843, 1.211, 0.3198, 0.9188, 0.9468, 0.3829, 0.5755, 9.846], "y": [7.988, 8.01, 8.274, 7.555, 8.176, 7.769, 8.399, 7.819, 8.183, 7.58], "z": [2.9, 3.0, 3.1, 3.1, 3.2, 3.2, 3.2, 3.3, 3.3, 3.4]}, {"line": {"color": "#F77F00", "width": 5}, "mode": "lines", "scene": "scene2", "showlegend": false, "type": "scatter3d", "x": [1.125, 0.8237, 0.527, 0.7296, 0.4792, NaN, 9.846], "y": [7.988, 8.01, 7.915, 8.115, 8.001, NaN, 7.58], "z": [2.9, 2.983, 3.067, 3.15, 3.233, 3.317, 3.4]}, {"marker": {"color": "#F77F00", "size": [6, 6], "symbol": ["circle", "diamond"]}, "mode": "markers", "scene": "scene2", "showlegend": false, "type": "scatter3d", "x": [1.125, 9.846], "y": [7.988, 7.58], "z": [2.9, 3.4]}, {"marker": {"color": "#E94F37", "opacity": 0.55, "size": 1.8}, "mode": "markers", "name": "track 32", "scene": "scene2", "type": "scatter3d", "x": [1.102, 0.4877, 0.3255, 0.7825, 1.153, 0.8119, 9.974, 0.7292, 0.8805, 0.8896], "y": [2.083, 1.63, 1.688, 2.222, 2.544, 2.034, 1.746, 2.696, 2.777, 3.271], "z": [2.8, 2.8, 2.8, 2.8, 2.9, 2.9, 2.9, 3.0, 3.1, 3.1]}, {"line": {"color": "#E94F37", "width": 5}, "mode": "lines", "scene": "scene2", "showlegend": false, "type": "scatter3d", "x": [0.6738, 0.6502, 0.7292, 0.8851], "y": [1.906, 2.107, 2.696, 3.024], "z": [2.8, 2.9, 3.0, 3.1]}, {"marker": {"color": "#E94F37", "size": [6, 6], "symbol": ["circle", "diamond"]}, "mode": "markers", "scene": "scene2", "showlegend": false, "type": "scatter3d", "x": [0.6738, 0.8851], "y": [1.906, 3.024], "z": [2.8, 3.1]}], "layout": {"annotations": [{"font": {"size": 16}, "showarrow": false, "text": "Input: anonymous point cloud", "x": 0.245, "xanchor": "center", "xref": "paper", "y": 1, "yanchor": "bottom", "yref": "paper"}, {"font": {"size": 16}, "showarrow": false, "text": "Output: recovered tracks (GAEC)", "x": 0.755, "xanchor": "center", "xref": "paper", "y": 1, "yanchor": "bottom", "yref": "paper"}], "height": 550, "legend": {"orientation": "h", "y": -0.05}, "margin": {"b": 0, "l": 0, "r": 0, "t": 60}, "scene": {"aspectmode": "cube", "domain": {"x": [0, 0.49], "y": [0, 1]}, "xaxis": {"range": [0, 10], "title": {"text": "x"}}, "yaxis": {"range": [0, 10], "title": {"text": "y"}}, "zaxis": {"title": {"text": "time"}}}, "scene2": {"aspectmode": "cube", "domain": {"x": [0.51, 1], "y": [0, 1]}, "xaxis": {"range": [0, 10], "title": {"text": "x"}}, "yaxis": {"range": [0, 10], "title": {"text": "y"}}, "zaxis": {"title": {"text": "time"}}}}}
